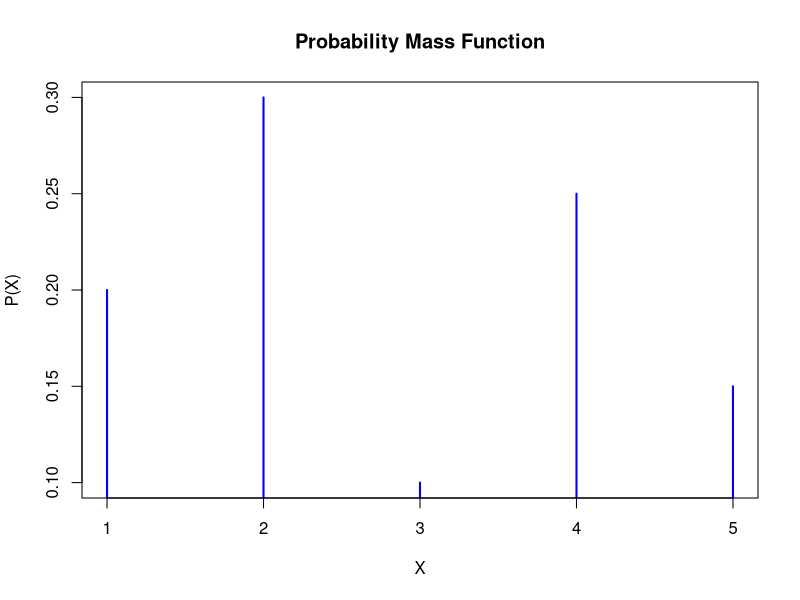
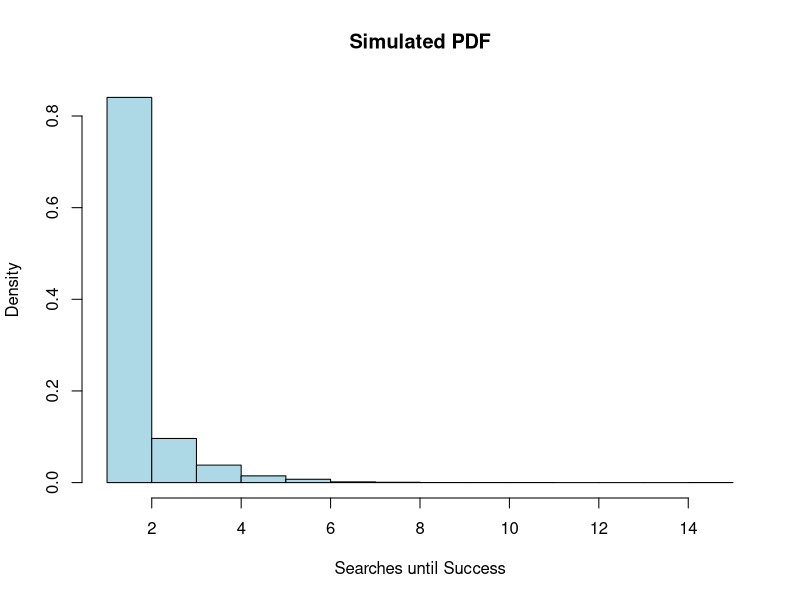

Write R code to recreate these figures, in order.
## ---- chunk 1
knitr::opts_chunk$set(echo = TRUE)
## ---- chunk 2
# Function to validate input values
validate_input <- function(x, y) {
  if (sum(x) != 1) {
    stop("Error: x1 + x2 + x3 must sum to 1.")
  }
  if (any(x < 0.10 | x > 0.40)) {
    stop("Error: Each xi must be between 0.10 and 0.40.")
  }
  if (sum(y) != 0.12) {
    stop("Error: y1 + y2 + y3 must sum to 0.12.")
  }
  if (any(y < 0.01 | y > 0.05)) {
    stop("Error: Each yi must be between 0.01 and 0.05.")
  }
}

# Function to calculate probability of selecting a defective product
calculate_defective_prob <- function(knit_mode = FALSE) {
  if (knit_mode) {
    # Hardcoded values for knitting
    x <- c(0.3, 0.3, 0.4)  # These sum to 1
    y <- c(0.04, 0.04, 0.04)  # These sum to 0.12
  } else {
    cat("Enter values for x1, x2, x3 (must sum to 1, each between 0.10 and 0.40):\n")
    x <- as.numeric(strsplit(readline(), " ")[[1]])
    
    cat("Enter values for y1, y2, y3 (must sum to 0.12, each between 0.01 and 0.05):\n")
    y <- as.numeric(strsplit(readline(), " ")[[1]])
  }
  
  validate_input(x, y)  # Ensure values meet the constraints
  
  prob_defective <- sum(x * y)  # Compute probability
  cat("The probability of selecting a defective product is:", prob_defective, "\n")
}

# Run with predefined values when knitting
calculate_defective_prob(knit_mode = TRUE)

## ---- chunk 3
calculate_univariate <- function(knit_mode = FALSE) {
  if (knit_mode) {
    # Hardcoded test values for knitting
    X <- c(1, 2, 3, 4, 5)
    P <- c(0.2, 0.3, 0.1, 0.25, 0.15)  # These sum to 1
  } else {
    cat("Enter values of the discrete random variable (space-separated):\n")
    X <- as.numeric(strsplit(readline(), " ")[[1]])
    
    cat("Enter corresponding probabilities (must sum to 1):\n")
    P <- as.numeric(strsplit(readline(), " ")[[1]])
  }
  
  if (sum(P) != 1 || any(P < 0) || any(P > 1)) {
    stop("Error: Probabilities must sum to 1 and be between 0 and 1.")
  }
  
  mean_X <- sum(X * P)
  var_X <- sum((X - mean_X)^2 * P)
  
  cat("Mean:", mean_X, "\nVariance:", var_X, "\n")
  
  plot(X, P, type="h", col="blue", lwd=2, main="Probability Mass Function", xlab="X", ylab="P(X)")
}

# Run in knit mode when knitting to PDF
calculate_univariate(knit_mode = TRUE)

## ---- chunk 4
calculate_bivariate <- function(knit_mode = FALSE) {
  if (knit_mode) {
    # Hardcoded test values for knitting
    X <- c(1, 2)
    Y <- c(1, 2, 3)
    P <- c(0.2, 0.1, 0.1, 0.2, 0.2, 0.2)  # Must sum to 1
    
    P_matrix <- matrix(P, nrow = length(X), byrow = TRUE)
  } else {
    cat("Enter values of X (space-separated):\n")
    X <- as.numeric(strsplit(readline(), " ")[[1]])
    
    cat("Enter values of Y (space-separated):\n")
    Y <- as.numeric(strsplit(readline(), " ")[[1]])
    
    cat("Enter joint probability matrix row-wise (space-separated, must sum to 1):\n")
    P <- as.numeric(strsplit(readline(), " ")[[1]])
    
    P_matrix <- matrix(P, nrow = length(X), byrow = TRUE)
  }
  
  if (sum(P_matrix) != 1 || any(P_matrix < 0) || any(P_matrix > 1)) {
    stop("Error: Probabilities must sum to 1 and be between 0 and 1.")
  }
  
  marginal_X <- rowSums(P_matrix)
  marginal_Y <- colSums(P_matrix)
  
  cat("Marginal Distribution of X:\n", marginal_X, "\n")
  cat("Marginal Distribution of Y:\n", marginal_Y, "\n")
}

# Run in knit mode when knitting to PDF
calculate_bivariate(knit_mode = TRUE)

## ---- chunk 5
simulate_search <- function(n = 10000, p = 0.6) {
  results <- rgeom(n, p) + 1  # Geometric distribution simulating number of searches
  
  mean_X <- mean(results)
  var_X <- var(results)
  
  cat("Mean of simulated distribution:", mean_X, "\n")
  cat("Variance of simulated distribution:", var_X, "\n")
  
  hist(results, probability=TRUE, col="lightblue", main="Simulated PDF", xlab="Searches until Success")
}

estimate_markov_property <- function(results) {
  prob_X_greater_3 <- mean(results > 3)
  prob_X_eq_4_given_X_gt_3 <- mean(results == 4 & results > 3) / prob_X_greater_3
  prob_X_eq_5_given_X_gt_3 <- mean(results == 5 & results > 3) / prob_X_greater_3
  prob_X_eq_1 <- mean(results == 1)
  prob_X_eq_2 <- mean(results == 2)
  
  cat("P(X = 4 | X > 3):", prob_X_eq_4_given_X_gt_3, "\n")
  cat("P(X = 5 | X > 3):", prob_X_eq_5_given_X_gt_3, "\n")
  cat("P(X = 1):", prob_X_eq_1, "\n")
  cat("P(X = 2):", prob_X_eq_2, "\n")
}

set.seed(123)
results <- rgeom(10000, 0.6) + 1  # Simulate
simulate_search()
estimate_markov_property(results)
